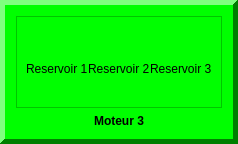
          <widget class="QFrame" name="F9">
           <property name="palette">
            <palette>
             <active>
              <colorrole role="WindowText">
               <brush brushstyle="SolidPattern">
                <color alpha="255">
                 <red>0</red>
                 <green>0</green>
                 <blue>0</blue>
                </color>
               </brush>
              </colorrole>
              <colorrole role="Button">
               <brush brushstyle="SolidPattern">
                <color alpha="255">
                 <red>0</red>
                 <green>255</green>
                 <blue>0</blue>
                </color>
               </brush>
              </colorrole>
              <colorrole role="Light">
               <brush brushstyle="SolidPattern">
                <color alpha="255">
                 <red>127</red>
                 <green>255</green>
                 <blue>127</blue>
                </color>
               </brush>
              </colorrole>
              <colorrole role="Midlight">
               <brush brushstyle="SolidPattern">
                <color alpha="255">
                 <red>63</red>
                 <green>255</green>
                 <blue>63</blue>
                </color>
               </brush>
              </colorrole>
              <colorrole role="Dark">
               <brush brushstyle="SolidPattern">
                <color alpha="255">
                 <red>0</red>
                 <green>127</green>
                 <blue>0</blue>
                </color>
               </brush>
              </colorrole>
              <colorrole role="Mid">
               <brush brushstyle="SolidPattern">
                <color alpha="255">
                 <red>0</red>
                 <green>170</green>
                 <blue>0</blue>
                </color>
               </brush>
              </colorrole>
              <colorrole role="Text">
               <brush brushstyle="SolidPattern">
                <color alpha="255">
                 <red>0</red>
                 <green>0</green>
                 <blue>0</blue>
                </color>
               </brush>
              </colorrole>
              <colorrole role="BrightText">
               <brush brushstyle="SolidPattern">
                <color alpha="255">
                 <red>255</red>
                 <green>255</green>
                 <blue>255</blue>
                </color>
               </brush>
              </colorrole>
              <colorrole role="ButtonText">
               <brush brushstyle="SolidPattern">
                <color alpha="255">
                 <red>0</red>
                 <green>0</green>
                 <blue>0</blue>
                </color>
               </brush>
              </colorrole>
              <colorrole role="Base">
               <brush brushstyle="SolidPattern">
                <color alpha="255">
                 <red>255</red>
                 <green>255</green>
                 <blue>255</blue>
                </color>
               </brush>
              </colorrole>
              <colorrole role="Window">
               <brush brushstyle="SolidPattern">
                <color alpha="255">
                 <red>0</red>
                 <green>255</green>
                 <blue>0</blue>
                </color>
               </brush>
              </colorrole>
              <colorrole role="Shadow">
               <brush brushstyle="SolidPattern">
                <color alpha="255">
                 <red>0</red>
                 <green>0</green>
                 <blue>0</blue>
                </color>
               </brush>
              </colorrole>
              <colorrole role="AlternateBase">
               <brush brushstyle="SolidPattern">
                <color alpha="255">
                 <red>127</red>
                 <green>255</green>
                 <blue>127</blue>
                </color>
               </brush>
              </colorrole>
              <colorrole role="ToolTipBase">
               <brush brushstyle="SolidPattern">
                <color alpha="255">
                 <red>255</red>
                 <green>255</green>
                 <blue>220</blue>
                </color>
               </brush>
              </colorrole>
              <colorrole role="ToolTipText">
               <brush brushstyle="SolidPattern">
                <color alpha="255">
                 <red>0</red>
                 <green>0</green>
                 <blue>0</blue>
                </color>
               </brush>
              </colorrole>
              <colorrole role="PlaceholderText">
               <brush brushstyle="NoBrush">
                <color alpha="128">
                 <red>0</red>
                 <green>0</green>
                 <blue>0</blue>
                </color>
               </brush>
              </colorrole>
             </active>
             <inactive>
              <colorrole role="WindowText">
               <brush brushstyle="SolidPattern">
                <color alpha="255">
                 <red>0</red>
                 <green>0</green>
                 <blue>0</blue>
                </color>
               </brush>
              </colorrole>
              <colorrole role="Button">
               <brush brushstyle="SolidPattern">
                <color alpha="255">
                 <red>0</red>
                 <green>255</green>
                 <blue>0</blue>
                </color>
               </brush>
              </colorrole>
              <colorrole role="Light">
               <brush brushstyle="SolidPattern">
                <color alpha="255">
                 <red>127</red>
                 <green>255</green>
                 <blue>127</blue>
                </color>
               </brush>
              </colorrole>
              <colorrole role="Midlight">
               <brush brushstyle="SolidPattern">
                <color alpha="255">
                 <red>63</red>
                 <green>255</green>
                 <blue>63</blue>
                </color>
               </brush>
              </colorrole>
              <colorrole role="Dark">
               <brush brushstyle="SolidPattern">
                <color alpha="255">
                 <red>0</red>
                 <green>127</green>
                 <blue>0</blue>
                </color>
               </brush>
              </colorrole>
              <colorrole role="Mid">
               <brush brushstyle="SolidPattern">
                <color alpha="255">
                 <red>0</red>
                 <green>170</green>
                 <blue>0</blue>
                </color>
               </brush>
              </colorrole>
              <colorrole role="Text">
               <brush brushstyle="SolidPattern">
                <color alpha="255">
                 <red>0</red>
                 <green>0</green>
                 <blue>0</blue>
                </color>
               </brush>
              </colorrole>
              <colorrole role="BrightText">
               <brush brushstyle="SolidPattern">
                <color alpha="255">
                 <red>255</red>
                 <green>255</green>
                 <blue>255</blue>
                </color>
               </brush>
              </colorrole>
              <colorrole role="ButtonText">
               <brush brushstyle="SolidPattern">
                <color alpha="255">
                 <red>0</red>
                 <green>0</green>
                 <blue>0</blue>
                </color>
               </brush>
              </colorrole>
              <colorrole role="Base">
               <brush brushstyle="SolidPattern">
                <color alpha="255">
                 <red>255</red>
                 <green>255</green>
                 <blue>255</blue>
                </color>
               </brush>
              </colorrole>
              <colorrole role="Window">
               <brush brushstyle="SolidPattern">
                <color alpha="255">
                 <red>0</red>
                 <green>255</green>
                 <blue>0</blue>
                </color>
               </brush>
              </colorrole>
              <colorrole role="Shadow">
               <brush brushstyle="SolidPattern">
                <color alpha="255">
                 <red>0</red>
                 <green>0</green>
                 <blue>0</blue>
                </color>
               </brush>
              </colorrole>
              <colorrole role="AlternateBase">
               <brush brushstyle="SolidPattern">
                <color alpha="255">
                 <red>127</red>
                 <green>255</green>
                 <blue>127</blue>
                </color>
               </brush>
              </colorrole>
              <colorrole role="ToolTipBase">
               <brush brushstyle="SolidPattern">
                <color alpha="255">
                 <red>255</red>
                 <green>255</green>
                 <blue>220</blue>
                </color>
               </brush>
              </colorrole>
              <colorrole role="ToolTipText">
               <brush brushstyle="SolidPattern">
                <color alpha="255">
                 <red>0</red>
                 <green>0</green>
                 <blue>0</blue>
                </color>
               </brush>
              </colorrole>
              <colorrole role="PlaceholderText">
               <brush brushstyle="NoBrush">
                <color alpha="128">
                 <red>0</red>
                 <green>0</green>
                 <blue>0</blue>
                </color>
               </brush>
              </colorrole>
             </inactive>
             <disabled>
              <colorrole role="WindowText">
               <brush brushstyle="SolidPattern">
                <color alpha="255">
                 <red>0</red>
                 <green>127</green>
                 <blue>0</blue>
                </color>
               </brush>
              </colorrole>
              <colorrole role="Button">
               <brush brushstyle="SolidPattern">
                <color alpha="255">
                 <red>0</red>
                 <green>255</green>
                 <blue>0</blue>
                </color>
               </brush>
              </colorrole>
              <colorrole role="Light">
               <brush brushstyle="SolidPattern">
                <color alpha="255">
                 <red>127</red>
                 <green>255</green>
                 <blue>127</blue>
                </color>
               </brush>
              </colorrole>
              <colorrole role="Midlight">
               <brush brushstyle="SolidPattern">
                <color alpha="255">
                 <red>63</red>
                 <green>255</green>
                 <blue>63</blue>
                </color>
               </brush>
              </colorrole>
              <colorrole role="Dark">
               <brush brushstyle="SolidPattern">
                <color alpha="255">
                 <red>0</red>
                 <green>127</green>
                 <blue>0</blue>
                </color>
               </brush>
              </colorrole>
              <colorrole role="Mid">
               <brush brushstyle="SolidPattern">
                <color alpha="255">
                 <red>0</red>
                 <green>170</green>
                 <blue>0</blue>
                </color>
               </brush>
              </colorrole>
              <colorrole role="Text">
               <brush brushstyle="SolidPattern">
                <color alpha="255">
                 <red>0</red>
                 <green>127</green>
                 <blue>0</blue>
                </color>
               </brush>
              </colorrole>
              <colorrole role="BrightText">
               <brush brushstyle="SolidPattern">
                <color alpha="255">
                 <red>255</red>
                 <green>255</green>
                 <blue>255</blue>
                </color>
               </brush>
              </colorrole>
              <colorrole role="ButtonText">
               <brush brushstyle="SolidPattern">
                <color alpha="255">
                 <red>0</red>
                 <green>127</green>
                 <blue>0</blue>
                </color>
               </brush>
              </colorrole>
              <colorrole role="Base">
               <brush brushstyle="SolidPattern">
                <color alpha="255">
                 <red>0</red>
                 <green>255</green>
                 <blue>0</blue>
                </color>
               </brush>
              </colorrole>
              <colorrole role="Window">
               <brush brushstyle="SolidPattern">
                <color alpha="255">
                 <red>0</red>
                 <green>255</green>
                 <blue>0</blue>
                </color>
               </brush>
              </colorrole>
              <colorrole role="Shadow">
               <brush brushstyle="SolidPattern">
                <color alpha="255">
                 <red>0</red>
                 <green>0</green>
                 <blue>0</blue>
                </color>
               </brush>
              </colorrole>
              <colorrole role="AlternateBase">
               <brush brushstyle="SolidPattern">
                <color alpha="255">
                 <red>0</red>
                 <green>255</green>
                 <blue>0</blue>
                </color>
               </brush>
              </colorrole>
              <colorrole role="ToolTipBase">
               <brush brushstyle="SolidPattern">
                <color alpha="255">
                 <red>255</red>
                 <green>255</green>
                 <blue>220</blue>
                </color>
               </brush>
              </colorrole>
              <colorrole role="ToolTipText">
               <brush brushstyle="SolidPattern">
                <color alpha="255">
                 <red>0</red>
                 <green>0</green>
                 <blue>0</blue>
                </color>
               </brush>
              </colorrole>
              <colorrole role="PlaceholderText">
               <brush brushstyle="NoBrush">
                <color alpha="128">
                 <red>0</red>
                 <green>0</green>
                 <blue>0</blue>
                </color>
               </brush>
              </colorrole>
             </disabled>
            </palette>
           </property>
           <property name="frameShape">
            <enum>QFrame::Panel</enum>
           </property>
           <property name="frameShadow">
            <enum>QFrame::Raised</enum>
           </property>
           <property name="lineWidth">
            <number>5</number>
           </property>
           <layout class="QGridLayout" name="gridLayout_13">
            <item row="0" column="0">
             <layout class="QVBoxLayout" name="verticalLayout_9">
              <item>
               <widget class="QFrame" name="frame_3">
                <property name="frameShape">
                 <enum>QFrame::StyledPanel</enum>
                </property>
                <property name="frameShadow">
                 <enum>QFrame::Raised</enum>
                </property>
                <layout class="QGridLayout" name="gridLayout_17">
                 <property name="verticalSpacing">
                  <number>22</number>
                 </property>
                 <item row="0" column="0">
                  <layout class="QHBoxLayout" name="horizontalLayout_13">
                   <item>
                    <widget class="QLabel" name="M31">
                     <property name="text">
                      <string/>
                     </property>
                     <property name="pixmap">
                      <pixmap resource="images.qrc">:/icones/rouge</pixmap>
                     </property>
                     <property name="alignment">
                      <set>Qt::AlignCenter</set>
                     </property>
                    </widget>
                   </item>
                   <item>
                    <widget class="QLabel" name="M32">
                     <property name="text">
                      <string/>
                     </property>
                     <property name="pixmap">
                      <pixmap resource="images.qrc">:/icones/rouge</pixmap>
                     </property>
                     <property name="alignment">
                      <set>Qt::AlignCenter</set>
                     </property>
                    </widget>
                   </item>
                   <item>
                    <widget class="QLabel" name="M33">
                     <property name="text">
                      <string/>
                     </property>
                     <property name="pixmap">
                      <pixmap resource="images.qrc">:/icones/vert</pixmap>
                     </property>
                     <property name="alignment">
                      <set>Qt::AlignCenter</set>
                     </property>
                    </widget>
                   </item>
                  </layout>
                 </item>
                 <item row="1" column="0">
                  <layout class="QHBoxLayout" name="horizontalLayout_10">
                   <property name="bottomMargin">
                    <number>22</number>
                   </property>
                   <item>
                    <widget class="QLabel" name="label_14">
                     <property name="text">
                      <string>Reservoir 1</string>
                     </property>
                    </widget>
                   </item>
                   <item>
                    <widget class="QLabel" name="label_10">
                     <property name="text">
                      <string>Reservoir 2</string>
                     </property>
                    </widget>
                   </item>
                   <item>
                    <widget class="QLabel" name="label_7">
                     <property name="text">
                      <string>Reservoir 3</string>
                     </property>
                    </widget>
                   </item>
                  </layout>
                 </item>
                </layout>
               </widget>
              </item>
              <item>
               <widget class="QLabel" name="label_12">
                <property name="font">
                 <font>
                  <weight>75</weight>
                  <bold>true</bold>
                 </font>
                </property>
                <property name="text">
                 <string>Moteur 3</string>
                </property>
                <property name="alignment">
                 <set>Qt::AlignCenter</set>
                </property>
               </widget>
              </item>
             </layout>
            </item>
           </layout>
          </widget>
